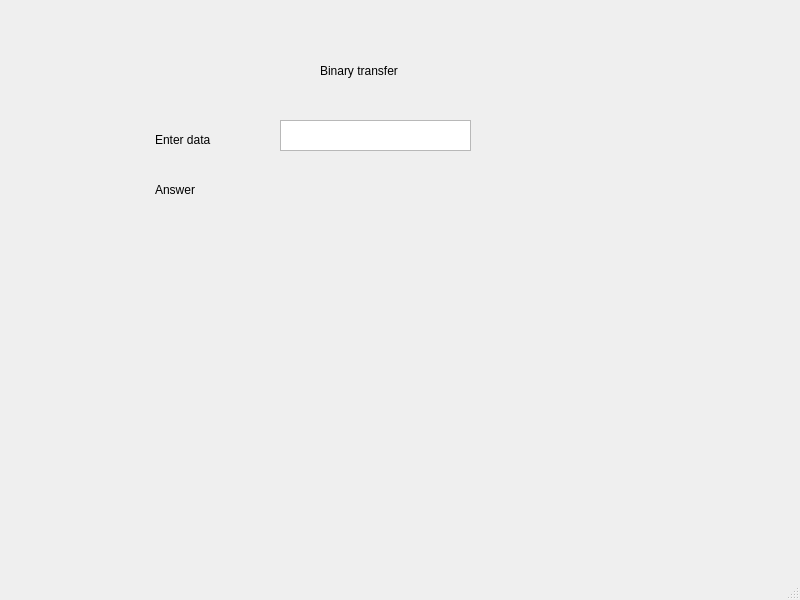
<?xml version="1.0" encoding="UTF-8"?>
<ui version="4.0">
 <class>MainWindow</class>
 <widget class="QMainWindow" name="MainWindow">
  <property name="geometry">
   <rect>
    <x>0</x>
    <y>0</y>
    <width>800</width>
    <height>600</height>
   </rect>
  </property>
  <property name="windowTitle">
   <string>MainWindow</string>
  </property>
  <widget class="QWidget" name="centralwidget">
   <widget class="QTextEdit" name="textEdit">
    <property name="geometry">
     <rect>
      <x>280</x>
      <y>120</y>
      <width>191</width>
      <height>31</height>
     </rect>
    </property>
   </widget>
   <widget class="QLabel" name="label">
    <property name="geometry">
     <rect>
      <x>320</x>
      <y>60</y>
      <width>111</width>
      <height>21</height>
     </rect>
    </property>
    <property name="text">
     <string>Binary transfer</string>
    </property>
   </widget>
   <widget class="QLabel" name="label_2">
    <property name="geometry">
     <rect>
      <x>155</x>
      <y>180</y>
      <width>101</width>
      <height>20</height>
     </rect>
    </property>
    <property name="text">
     <string>Answer</string>
    </property>
   </widget>
   <widget class="QLabel" name="label_3">
    <property name="geometry">
     <rect>
      <x>155</x>
      <y>130</y>
      <width>101</width>
      <height>20</height>
     </rect>
    </property>
    <property name="text">
     <string>Enter data</string>
    </property>
   </widget>
   <widget class="QLabel" name="label_4">
    <property name="geometry">
     <rect>
      <x>290</x>
      <y>180</y>
      <width>501</width>
      <height>31</height>
     </rect>
    </property>
    <property name="text">
     <string/>
    </property>
   </widget>
  </widget>
  <widget class="QMenuBar" name="menubar">
   <property name="geometry">
    <rect>
     <x>0</x>
     <y>0</y>
     <width>800</width>
     <height>22</height>
    </rect>
   </property>
  </widget>
  <widget class="QStatusBar" name="statusbar"/>
 </widget>
 <resources/>
 <connections/>
</ui>
